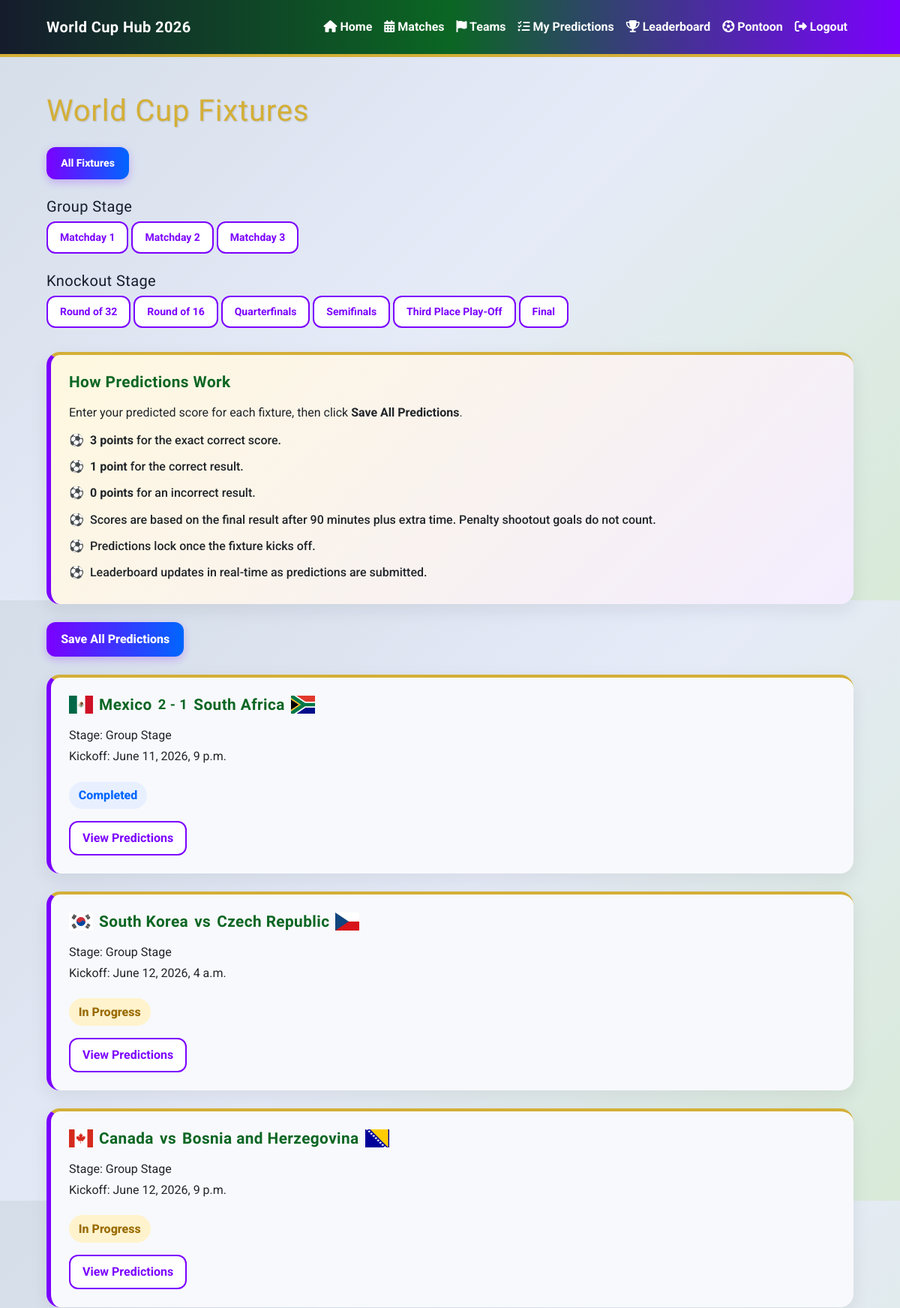
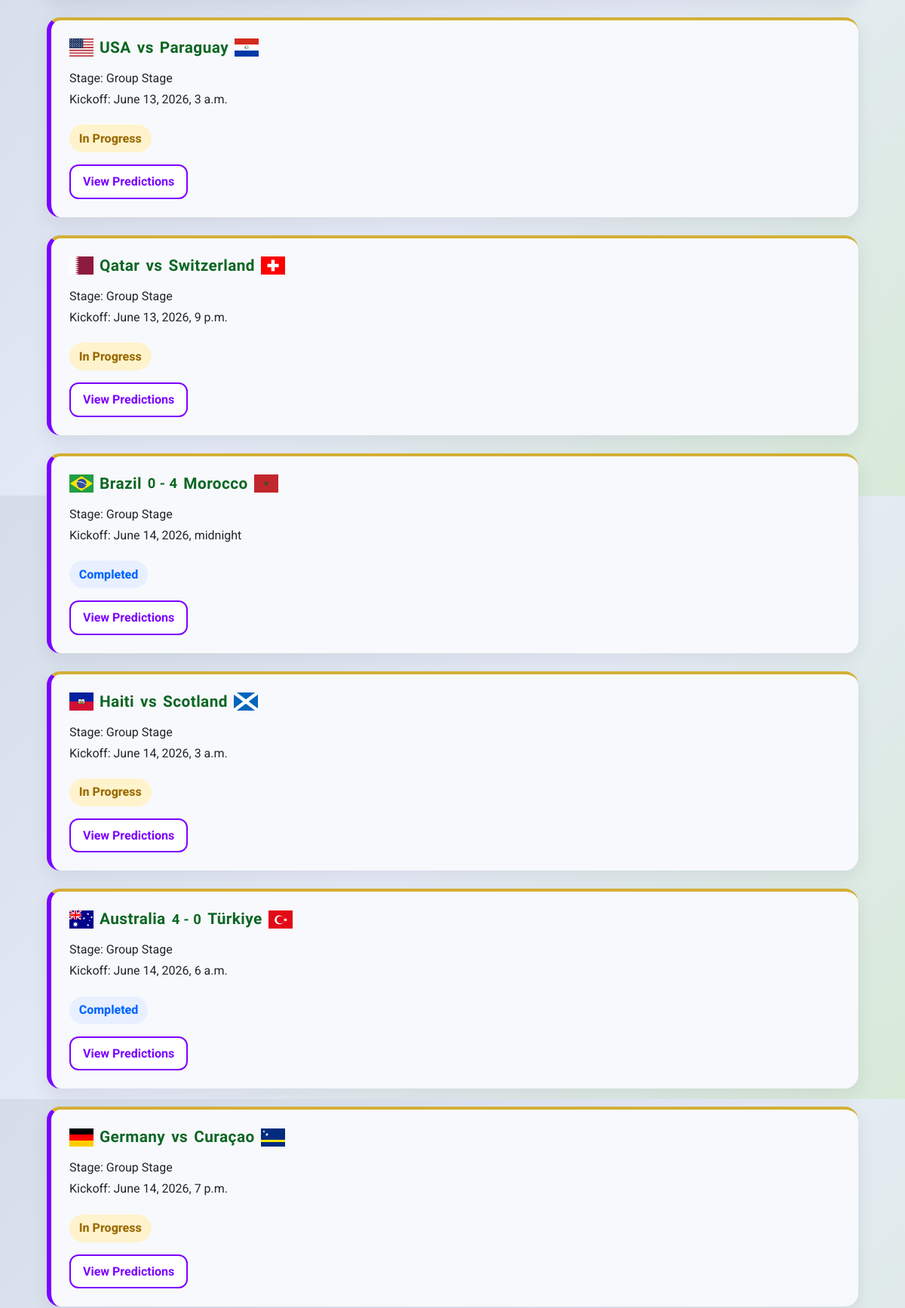
Page /fixtures/ (signed in, upper part) on the committed database (2 pictures, top to bottom).
### predictor/models.py (models this page shows, shortened)
class Fixture(models.Model):
    STAGE_CHOICES = [
        ('Group Stage', 'Group Stage'),
        ('Round of 32', 'Round of 32'),
        ('Round of 16', 'Round of 16'),
        ('Quarterfinals', 'Quarterfinals'),
        ('Semifinals', 'Semifinals'),
        ("Third Place", "Third Place Play-Off"),
        ("Final", "Final")
    ]
    home_team = models.ForeignKey(
        Team,
        on_delete=models.CASCADE,
        related_name='home_fixtures'
    )
    away_team = models.ForeignKey(
        Team,
        on_delete=models.CASCADE,
        related_name='away_fixtures'
    )
    stadium = models.ForeignKey(
        Stadium,
        on_delete=models.SET_NULL,
        related_name='fixtures',
        null=True,
        blank=True
    )
    stage = models.CharField(max_length=20, choices=STAGE_CHOICES)
    matchday = models.PositiveIntegerField(
        blank=True,
        null=True
    )
    kickoff_time = models.DateTimeField()
    home_team_score = models.PositiveIntegerField(blank=True, null=True)
    away_team_score = models.PositiveIntegerField(blank=True, null=True)
    class Meta:
        ordering = ['kickoff_time']
    def predictions_locked(self):
        lock_time = self.kickoff_time + timedelta(minutes=1)
        return timezone.now() >= lock_time

class Team(models.Model):
    GROUP_CHOICES = [
        ('A', 'Group A'),
        ('B', 'Group B'),
        ('C', 'Group C'),
        ('D', 'Group D'),
        ('E', 'Group E'),
        ('F', 'Group F'),
        ('G', 'Group G'),
        ('H', 'Group H'),
        ('I', 'Group I'),
        ('J', 'Group J'),
        ('K', 'Group K'),
        ('L', 'Group L'),
    ]
    name = models.CharField(max_length=100)
    group = models.CharField(max_length=1, choices=GROUP_CHOICES)
    manager = models.CharField(max_length=100, blank=True, null=True)
    captain = models.CharField(max_length=100, blank=True, null=True)
    best_world_cup_finish = models.CharField(max_length=100, blank=True, null=True)
    best_world_cup_year = models.CharField(max_length=100, blank=True, null=True)
    def __str__(self):
        return self.name

### predictor/views.py (the view)
# urls.py: path("fixtures/", views.fixture_list, name="fixtures"),
@login_required
def fixture_list(request, stage=None, matchday=None):
    stages = Fixture.STAGE_CHOICES
    if matchday:
        fixtures = Fixture.objects.filter(
            stage="Group Stage",
            matchday=matchday
        )
        selected_stage = "Group Stage"
        selected_matchday = matchday
    elif stage:
        fixtures = Fixture.objects.filter(stage=stage)
        selected_stage = stage
        selected_matchday = None
    else:
        fixtures = Fixture.objects.all()
        selected_stage = "all"
        selected_matchday = None
    predictions = Prediction.objects.filter(user=request.user)
    prediction_map = {}
    for prediction in predictions:
        prediction_map[prediction.fixture.id] = prediction
    for fixture in fixtures:
        fixture.user_prediction = prediction_map.get(fixture.id)
    context = {
        "fixtures": fixtures,
        "stages": stages,
        "selected_stage": selected_stage,
        "selected_matchday": selected_matchday,
    }
    return render(request, "predictor/fixture_list.html", context)

### predictor/templates/predictor/fixture_list.html (shortened to what this page needs)
{% extends "base.html" %} {% load static %} {% block title %} Fixtures | World Cup Hub 2026 {% endblock %} {% block content %}
<section class="container py-5">
  <h1 class="mb-4">World Cup Fixtures</h1>
  <div class="mb-4">
    <a href="{% url 'fixtures' %}" class="btn btn-sm mb-2 {% if selected_stage == 'all' %}wc-btn-primary{% else %}btn-outline-primary{% endif %}"> All Fixtures </a>
    <h2 class="h5 mt-3">Group Stage</h2>
    <a href="{% url 'fixtures_by_matchday' 1 %}" class="btn btn-sm mb-2 {% if selected_matchday == 1 %}wc-btn-primary{% else %}btn-outline-primary{% endif %}"> Matchday 1 </a>
    <a href="{% url 'fixtures_by_matchday' 2 %}" class="btn btn-sm mb-2 {% if selected_matchday == 2 %}wc-btn-primary{% else %}btn-outline-primary{% endif %}"> Matchday 2 </a>
    <a href="{% url 'fixtures_by_matchday' 3 %}" class="btn btn-sm mb-2 {% if selected_matchday == 3 %}wc-btn-primary{% else %}btn-outline-primary{% endif %}"> Matchday 3 </a>
    <h2 class="h5 mt-3">Knockout Stage</h2>
    {% for stage_value, stage_label in stages %} {% if stage_value != "Group Stage" %}
    <a href="{% url 'fixtures_by_stage' stage_value %}" class="btn btn-sm mb-2 {% if selected_stage == stage_value %}wc-btn-primary{% else %}btn-outline-primary{% endif %}"> {{ stage_label }} </a>
    {% endif %} {% endfor %}
  </div>
  <div class="card mb-4 fixture-help-card">
    <div class="card-body">
      <h2 class="h5">How Predictions Work</h2>
      <p class="mb-2">
        Enter your predicted score for each fixture, then click
        <strong>Save All Predictions</strong>.
      </p>
      <ul class="instruction-list mb-0">
        <li><strong>3 points</strong> for the exact correct score.</li>
        <li><strong>1 point</strong> for the correct result.</li>
        <li><strong>0 points</strong> for an incorrect result.</li>
        <li>Scores are based on the final result after 90 minutes plus extra time. Penalty shootout goals do not count.</li>
        <li>Predictions lock once the fixture kicks off.</li>
        <li>Leaderboard updates in real-time as predictions are submitted.</li>
      </ul>
    </div>
  </div>
  <form method="POST" action="{% url 'save_all_predictions' %}">
    <button type="submit" class="wc-btn-primary mb-4">Save All Predictions</button>
    <div class="row">
      {% for fixture in fixtures %}
      <div class="col-12 mb-4" id="fixture-{{ fixture.id }}">
        <div class="card shadow-sm">
          <div class="card-body">
            <h2 class="h5 d-flex align-items-center flex-wrap gap-2">
              <img src="{% static 'images/flags/' %}{{ fixture.home_team.name|slugify }}.svg" alt="{{ fixture.home_team.name }} flag" width="32" />
              <span>{{ fixture.home_team }}</span>
              {% if fixture.home_team_score is not None and fixture.away_team_score is not None %}
              <span class="fixture-score"> {{ fixture.home_team_score }} - {{ fixture.away_team_score }} </span>
              {% else %}
              <span>vs</span>
              {% endif %}
              <span>{{ fixture.away_team }}</span>
              <img src="{% static 'images/flags/' %}{{ fixture.away_team.name|slugify }}.svg" alt="{{ fixture.away_team.name }} flag" width="32" />
            </h2>
            <p class="mb-1">Stage: {{ fixture.get_stage_display }}</p>
            <p class="mb-1">Kickoff: {{ fixture.kickoff_time }}</p>
            {% if fixture.predictions_locked %} {% if fixture.home_team_score is not None and fixture.away_team_score is not None %}
            <p class="mt-3 mb-0">
              <span class="fixture-status status-complete">Completed</span>
            </p>
            {% else %}
            <p class="mt-3 mb-0">
              <span class="fixture-status status-live">In Progress</span>
            </p>
            {% endif %}
            <a href="{% url 'fixture_predictions' fixture.id %}" class="wc-btn-outline mt-3"> View Predictions </a>
            {% endif %}
          </div>
        </div>
      </div>
      {% empty %}
      <p>No fixtures available.</p>
      {% endfor %}
    </div>
  </form>
</section>
{% endblock %}

### static/css/style.css (style rules this page uses)
:root { --wc-purple: #7b00ff; --wc-blue: #0066ff; --wc-red: #ff2b2b; --wc-green: #00843d; --wc-pitch-green: #0b6623; --wc-gold: #d4af37; --wc-gold-light: #f5d76e; --wc-dark: #151c2c; --wc-light: #eef1ff; --wc-card: #f8f9fc; --wc-white: #ffffff; }
body { background: linear-gradient( 135deg, #d4dde8 0%, #e6ebf8 50%, #d8ead8 100% ); color: var(--wc-dark); font-family: "Roboto", Arial, sans-serif; }
.container { max-width: 1100px; }
h1, h2, h3, h4, h5, .navbar-brand { font-family: "Oswald", sans-serif; letter-spacing: 0.02em; }
h1 { color: var(--wc-gold); text-shadow: 1px 1px 2px rgba(0, 0, 0, 0.15); }
h2, h3, h4, h5 { color: var(--wc-dark); }
.fixture-help-card h2, .pontoon-team-panel h2, .card h2.h5 { color: var(--wc-pitch-green); font-size: 1.3rem; font-weight: 700; margin-bottom: 1rem; }
.card { background: var(--wc-card); border: none; border-top: 4px solid var(--wc-gold); border-radius: 18px; box-shadow: 0 8px 24px rgba(21, 28, 44, 0.08) !important; }
.card-body { padding: 1.5rem; }
.btn-primary, .btn-success, .wc-btn-primary { background: linear-gradient( 90deg, var(--wc-purple), var(--wc-blue) ) !important; border: none !important; border-radius: 12px; box-shadow: 0 4px 12px rgba(123, 0, 255, 0.25); color: var(--wc-white) !important; font-weight: 800; padding: 0.7rem 1.2rem; transition: all 0.3s ease; }
.wc-btn-outline, .btn-outline-primary { background: var(--wc-white); border: 2px solid var(--wc-purple); border-radius: 12px; color: var(--wc-purple); display: inline-block; font-weight: 700; padding: 0.55rem 1rem; text-decoration: none; transition: all 0.3s ease; }
.fixture-help-card { background: linear-gradient( 135deg, #fff8df, #f3edff ); border-left: 6px solid var(--wc-purple) !important; border-radius: 18px; }
.fixture-card, .card.shadow-sm { border-left: 6px solid var(--wc-purple); }
.fixture-score { color: var(--wc-pitch-green); font-size: 1.15rem; font-weight: 900; }
.fixture-status, .prediction-feedback { border-radius: 20px; display: inline-block; font-weight: 800; padding: 0.4rem 0.8rem; margin-top: 0.35rem; }
.status-live { background: #fff3cd; color: #9a6b00; }
.status-complete { background: #e8f0ff; color: var(--wc-blue); }
.instruction-list { list-style: none; margin-bottom: 0; padding-left: 0; }
.instruction-list li { font-weight: 500; padding: 0.35rem 0; }
.instruction-list li::before { content: "⚽"; margin-right: 0.5rem; }

### rows in the picture
Fixture: shows a picture, home_team "Mexico", home_team_score "2", away_team_score "1", away_team "South Africa", stage "Group Stage", kickoff_time "June 11, 2026, 9 p.m.", shows "Completed", shows "View Predictions"
Fixture: shows a picture, home_team "South Korea", shows "vs", away_team "Czech Republic", stage "Group Stage", kickoff_time "June 12, 2026, 4 a.m.", shows "In Progress", shows "View Predictions"
Fixture: shows a picture, home_team "Canada", shows "vs", away_team "Bosnia and Herzegovina", stage "Group Stage", kickoff_time "June 12, 2026, 9 p.m.", shows "In Progress", shows "View Predictions"
Fixture: shows a picture, home_team "USA", shows "vs", away_team "Paraguay", stage "Group Stage", kickoff_time "June 13, 2026, 3 a.m.", shows "In Progress", shows "View Predictions"
Fixture: shows a picture, home_team "Qatar", shows "vs", away_team "Switzerland", stage "Group Stage", kickoff_time "June 13, 2026, 9 p.m.", shows "In Progress", shows "View Predictions"
Fixture: shows a picture, home_team "Brazil", home_team_score "0", away_team_score "4", away_team "Morocco", stage "Group Stage", kickoff_time "June 14, 2026, midnight", shows "Completed", shows "View Predictions"
Fixture: shows a picture, home_team "Haiti", shows "vs", away_team "Scotland", stage "Group Stage", kickoff_time "June 14, 2026, 3 a.m.", shows "In Progress", shows "View Predictions"
Fixture: shows a picture, home_team "Australia", home_team_score "4", away_team_score "0", away_team "Türkiye", stage "Group Stage", kickoff_time "June 14, 2026, 6 a.m.", shows "Completed", shows "View Predictions"
Fixture: shows a picture, home_team "Germany", shows "vs", away_team "Curaçao", stage "Group Stage", kickoff_time "June 14, 2026, 7 p.m.", shows "In Progress", shows "View Predictions"

### other values in the picture
{{ stage_label }} "Round of 32" "Round of 16" "Quarterfinals" "Semifinals" "Third Place Play-Off" "Final"
